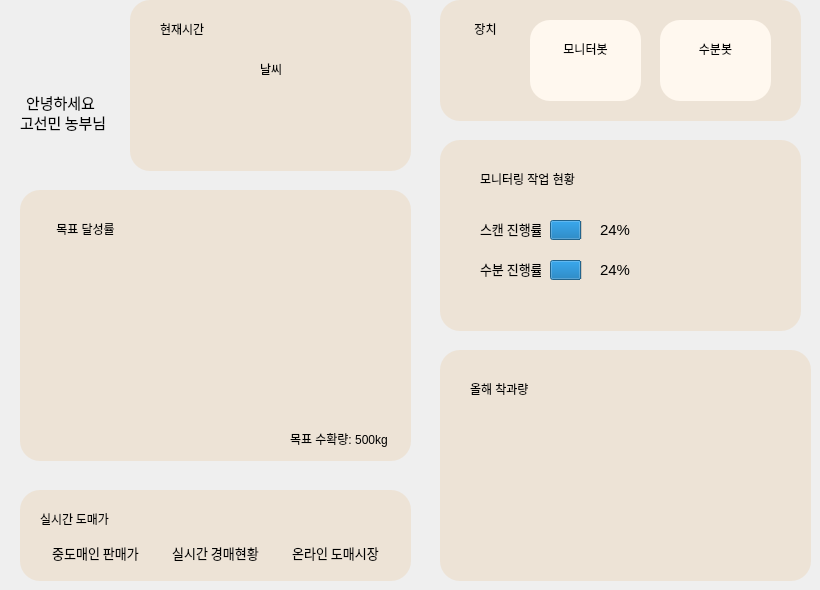
         <widget class="QWidget" name="mainboard_page">
          <widget class="QGroupBox" name="weather_groupbox">
           <property name="geometry">
            <rect>
             <x>130</x>
             <y>0</y>
             <width>281</width>
             <height>171</height>
            </rect>
           </property>
           <property name="styleSheet">
            <string notr="true">background-color: rgb(253, 241, 226);
background-color: rgb(237, 227, 214);


border-top-left-radius:20px;
border-top-right-radius:20px;
border-bottom-left-radius:20px;
border-bottom-right-radius:20px;</string>
           </property>
           <property name="title">
            <string/>
           </property>
           <widget class="QWidget" name="icon_widget" native="true">
            <property name="geometry">
             <rect>
              <x>20</x>
              <y>40</y>
              <width>101</width>
              <height>101</height>
             </rect>
            </property>
            <widget class="QLabel" name="weather_icon">
             <property name="geometry">
              <rect>
               <x>10</x>
               <y>10</y>
               <width>67</width>
               <height>61</height>
              </rect>
             </property>
             <property name="text">
              <string/>
             </property>
            </widget>
           </widget>
           <widget class="QWidget" name="text_widget" native="true">
            <property name="geometry">
             <rect>
              <x>120</x>
              <y>40</y>
              <width>141</width>
              <height>111</height>
             </rect>
            </property>
            <widget class="QLabel" name="weather_label">
             <property name="geometry">
              <rect>
               <x>10</x>
               <y>20</y>
               <width>141</width>
               <height>17</height>
              </rect>
             </property>
             <property name="styleSheet">
              <string notr="true">font: 11pt &quot;NanumSquareRound ExtraBold&quot;;
</string>
             </property>
             <property name="text">
              <string>날씨</string>
             </property>
            </widget>
           </widget>
           <widget class="QLabel" name="datetime">
            <property name="geometry">
             <rect>
              <x>30</x>
              <y>20</y>
              <width>231</width>
              <height>17</height>
             </rect>
            </property>
            <property name="styleSheet">
             <string notr="true">font: 11pt &quot;NanumSquareRound ExtraBold&quot;;
</string>
            </property>
            <property name="text">
             <string>현재시간</string>
            </property>
           </widget>
          </widget>
          <widget class="QGroupBox" name="control_groupbox">
           <property name="geometry">
            <rect>
             <x>440</x>
             <y>0</y>
             <width>361</width>
             <height>121</height>
            </rect>
           </property>
           <property name="layoutDirection">
            <enum>Qt::LeftToRight</enum>
           </property>
           <property name="styleSheet">
            <string notr="true">background-color: rgb(253, 241, 226);
background-color: rgb(237, 227, 214);

border-top-left-radius:20px;
border-top-right-radius:20px;
border-bottom-left-radius:20px;
border-bottom-right-radius:20px;</string>
           </property>
           <property name="title">
            <string/>
           </property>
           <widget class="QLabel" name="control_label_4">
            <property name="geometry">
             <rect>
              <x>20</x>
              <y>20</y>
              <width>51</width>
              <height>17</height>
             </rect>
            </property>
            <property name="font">
             <font>
              <family>NanumSquareRound</family>
             </font>
            </property>
            <property name="layoutDirection">
             <enum>Qt::LeftToRight</enum>
            </property>
            <property name="text">
             <string>장치</string>
            </property>
            <property name="alignment">
             <set>Qt::AlignCenter</set>
            </property>
           </widget>
           <widget class="QGroupBox" name="control_groupbox_2">
            <property name="geometry">
             <rect>
              <x>90</x>
              <y>20</y>
              <width>111</width>
              <height>81</height>
             </rect>
            </property>
            <property name="layoutDirection">
             <enum>Qt::LeftToRight</enum>
            </property>
            <property name="styleSheet">
             <string notr="true">background-color: rgb(255, 248, 239);

border-top-left-radius:20px;
border-top-right-radius:20px;
border-bottom-left-radius:20px;
border-bottom-right-radius:20px;</string>
            </property>
            <property name="title">
             <string/>
            </property>
            <widget class="QLabel" name="monibot_toggle">
             <property name="geometry">
              <rect>
               <x>20</x>
               <y>50</y>
               <width>67</width>
               <height>17</height>
              </rect>
             </property>
             <property name="text">
              <string/>
             </property>
            </widget>
            <widget class="QLabel" name="control_label">
             <property name="geometry">
              <rect>
               <x>10</x>
               <y>20</y>
               <width>91</width>
               <height>17</height>
              </rect>
             </property>
             <property name="font">
              <font>
               <family>NanumSquareRound</family>
              </font>
             </property>
             <property name="layoutDirection">
              <enum>Qt::LeftToRight</enum>
             </property>
             <property name="text">
              <string>모니터봇</string>
             </property>
             <property name="alignment">
              <set>Qt::AlignCenter</set>
             </property>
            </widget>
           </widget>
           <widget class="QGroupBox" name="control_groupbox_3">
            <property name="geometry">
             <rect>
              <x>220</x>
              <y>20</y>
              <width>111</width>
              <height>81</height>
             </rect>
            </property>
            <property name="layoutDirection">
             <enum>Qt::LeftToRight</enum>
            </property>
            <property name="styleSheet">
             <string notr="true">background-color: rgb(255, 248, 239);

border-top-left-radius:20px;
border-top-right-radius:20px;
border-bottom-left-radius:20px;
border-bottom-right-radius:20px;</string>
            </property>
            <property name="title">
             <string/>
            </property>
            <widget class="QLabel" name="pollibot_toggle">
             <property name="geometry">
              <rect>
               <x>20</x>
               <y>50</y>
               <width>67</width>
               <height>17</height>
              </rect>
             </property>
             <property name="text">
              <string/>
             </property>
            </widget>
            <widget class="QLabel" name="control_label_3">
             <property name="geometry">
              <rect>
               <x>30</x>
               <y>20</y>
               <width>51</width>
               <height>17</height>
              </rect>
             </property>
             <property name="font">
              <font>
               <family>NanumSquareRound</family>
              </font>
             </property>
             <property name="layoutDirection">
              <enum>Qt::LeftToRight</enum>
             </property>
             <property name="text">
              <string>수분봇</string>
             </property>
             <property name="alignment">
              <set>Qt::AlignCenter</set>
             </property>
            </widget>
           </widget>
          </widget>
          <widget class="QGroupBox" name="prediction_groupbox">
           <property name="geometry">
            <rect>
             <x>20</x>
             <y>190</y>
             <width>391</width>
             <height>271</height>
            </rect>
           </property>
           <property name="styleSheet">
            <string notr="true">background-color: rgb(253, 241, 226);
background-color: rgb(237, 227, 214);


border-top-left-radius:20px;
border-top-right-radius:20px;
border-bottom-left-radius:20px;
border-bottom-right-radius:20px;</string>
           </property>
           <property name="title">
            <string/>
           </property>
           <widget class="QLabel" name="monitoring_label_5">
            <property name="geometry">
             <rect>
              <x>270</x>
              <y>240</y>
              <width>111</width>
              <height>17</height>
             </rect>
            </property>
            <property name="styleSheet">
             <string notr="true">font: 9pt &quot;NanumSquareRound ExtraBold&quot;;
</string>
            </property>
            <property name="text">
             <string>목표 수확량: 500kg</string>
            </property>
           </widget>
           <widget class="QGroupBox" name="piechart_groupbox">
            <property name="geometry">
             <rect>
              <x>10</x>
              <y>50</y>
              <width>371</width>
              <height>181</height>
             </rect>
            </property>
            <property name="styleSheet">
             <string notr="true">background-color: rgb(253, 241, 226);
background-color: rgb(237, 227, 214);


border-top-left-radius:20px;
border-top-right-radius:20px;
border-bottom-left-radius:20px;
border-bottom-right-radius:20px;</string>
            </property>
            <property name="title">
             <string/>
            </property>
           </widget>
           <widget class="QLabel" name="pie_label">
            <property name="geometry">
             <rect>
              <x>20</x>
              <y>30</y>
              <width>91</width>
              <height>17</height>
             </rect>
            </property>
            <property name="styleSheet">
             <string notr="true">font: 11pt &quot;NanumSquareRound ExtraBold&quot;;
</string>
            </property>
            <property name="text">
             <string>목표 달성률</string>
            </property>
            <property name="alignment">
             <set>Qt::AlignCenter</set>
            </property>
           </widget>
          </widget>
          <widget class="QGroupBox" name="fruitset_groupbox">
           <property name="geometry">
            <rect>
             <x>440</x>
             <y>350</y>
             <width>371</width>
             <height>231</height>
            </rect>
           </property>
           <property name="styleSheet">
            <string notr="true">background-color: rgb(253, 241, 226);
background-color: rgb(237, 227, 214);


border-top-left-radius:20px;
border-top-right-radius:20px;
border-bottom-left-radius:20px;
border-bottom-right-radius:20px;</string>
           </property>
           <property name="title">
            <string/>
           </property>
           <widget class="QLabel" name="monitoring_label_3">
            <property name="geometry">
             <rect>
              <x>30</x>
              <y>30</y>
              <width>141</width>
              <height>17</height>
             </rect>
            </property>
            <property name="styleSheet">
             <string notr="true">font: 11pt &quot;NanumSquareRound ExtraBold&quot;;
</string>
            </property>
            <property name="text">
             <string>올해 착과량</string>
            </property>
           </widget>
           <widget class="QGroupBox" name="linechart_area">
            <property name="geometry">
             <rect>
              <x>10</x>
              <y>50</y>
              <width>351</width>
              <height>171</height>
             </rect>
            </property>
            <property name="title">
             <string/>
            </property>
           </widget>
          </widget>
          <widget class="QGroupBox" name="monitor_groupbox">
           <property name="geometry">
            <rect>
             <x>440</x>
             <y>140</y>
             <width>361</width>
             <height>191</height>
            </rect>
           </property>
           <property name="styleSheet">
            <string notr="true">background-color: rgb(253, 241, 226);
background-color: rgb(237, 227, 214);


border-top-left-radius:20px;
border-top-right-radius:20px;
border-bottom-left-radius:20px;
border-bottom-right-radius:20px;</string>
           </property>
           <property name="title">
            <string/>
           </property>
           <widget class="QLabel" name="monitoring_label_7">
            <property name="geometry">
             <rect>
              <x>40</x>
              <y>30</y>
              <width>141</width>
              <height>17</height>
             </rect>
            </property>
            <property name="styleSheet">
             <string notr="true">font: 11pt &quot;NanumSquareRound ExtraBold&quot;;
</string>
            </property>
            <property name="text">
             <string>모니터링 작업 현황</string>
            </property>
           </widget>
           <widget class="QGroupBox" name="progress">
            <property name="geometry">
             <rect>
              <x>30</x>
              <y>70</y>
              <width>221</width>
              <height>41</height>
             </rect>
            </property>
            <property name="styleSheet">
             <string notr="true">background-color: rgb(255, 248, 239);
background-color: rgb(237, 227, 214);

border-radius: 10px;</string>
            </property>
            <property name="title">
             <string/>
            </property>
            <widget class="QProgressBar" name="scanprogressBar">
             <property name="geometry">
              <rect>
               <x>80</x>
               <y>10</y>
               <width>131</width>
               <height>20</height>
              </rect>
             </property>
             <property name="font">
              <font>
               <family>Ubuntu</family>
               <pointsize>11</pointsize>
               <weight>50</weight>
               <italic>false</italic>
               <bold>false</bold>
              </font>
             </property>
             <property name="autoFillBackground">
              <bool>false</bool>
             </property>
             <property name="styleSheet">
              <string notr="true">font: 11pt &quot;Ubuntu&quot;;
</string>
             </property>
             <property name="value">
              <number>24</number>
             </property>
             <property name="alignment">
              <set>Qt::AlignCenter</set>
             </property>
             <property name="textVisible">
              <bool>true</bool>
             </property>
             <property name="invertedAppearance">
              <bool>false</bool>
             </property>
             <property name="textDirection">
              <enum>QProgressBar::TopToBottom</enum>
             </property>
            </widget>
            <widget class="QLabel" name="scanratelabel">
             <property name="geometry">
              <rect>
               <x>10</x>
               <y>10</y>
               <width>61</width>
               <height>17</height>
              </rect>
             </property>
             <property name="font">
              <font>
               <family>NanumSquareRound</family>
               <pointsize>10</pointsize>
              </font>
             </property>
             <property name="text">
              <string>스캔 진행률</string>
             </property>
            </widget>
           </widget>
           <widget class="QGroupBox" name="progress_2">
            <property name="geometry">
             <rect>
              <x>30</x>
              <y>110</y>
              <width>221</width>
              <height>41</height>
             </rect>
            </property>
            <property name="styleSheet">
             <string notr="true">background-color: rgb(255, 248, 239);
background-color: rgb(237, 227, 214);

border-radius: 10px;</string>
            </property>
            <property name="title">
             <string/>
            </property>
            <widget class="QProgressBar" name="polliprogressbar">
             <property name="geometry">
              <rect>
               <x>80</x>
               <y>10</y>
               <width>131</width>
               <height>20</height>
              </rect>
             </property>
             <property name="font">
              <font>
               <family>Ubuntu</family>
               <pointsize>11</pointsize>
               <weight>50</weight>
               <italic>false</italic>
               <bold>false</bold>
              </font>
             </property>
             <property name="autoFillBackground">
              <bool>false</bool>
             </property>
             <property name="styleSheet">
              <string notr="true">font: 11pt &quot;Ubuntu&quot;;
</string>
             </property>
             <property name="value">
              <number>24</number>
             </property>
             <property name="alignment">
              <set>Qt::AlignCenter</set>
             </property>
             <property name="textVisible">
              <bool>true</bool>
             </property>
             <property name="invertedAppearance">
              <bool>false</bool>
             </property>
             <property name="textDirection">
              <enum>QProgressBar::TopToBottom</enum>
             </property>
            </widget>
            <widget class="QLabel" name="pollirate_label">
             <property name="geometry">
              <rect>
               <x>10</x>
               <y>10</y>
               <width>61</width>
               <height>17</height>
              </rect>
             </property>
             <property name="font">
              <font>
               <family>NanumSquareRound</family>
               <pointsize>10</pointsize>
              </font>
             </property>
             <property name="text">
              <string>수분 진행률</string>
             </property>
            </widget>
           </widget>
           <widget class="QPushButton" name="robotControl_btn">
            <property name="geometry">
             <rect>
              <x>260</x>
              <y>70</y>
              <width>61</width>
              <height>61</height>
             </rect>
            </property>
            <property name="styleSheet">
             <string notr="true">border-radius: 10px;
background-color: rgba(191, 64, 64, 0);</string>
            </property>
            <property name="text">
             <string/>
            </property>
            <property name="icon">
             <iconset resource="resources.qrc">
              <normaloff>:/icons/cli-map-brown.png</normaloff>:/icons/cli-map-brown.png</iconset>
            </property>
            <property name="iconSize">
             <size>
              <width>50</width>
              <height>50</height>
             </size>
            </property>
           </widget>
          </widget>
          <widget class="QGroupBox" name="salesprice_groupbox">
           <property name="geometry">
            <rect>
             <x>20</x>
             <y>490</y>
             <width>391</width>
             <height>91</height>
            </rect>
           </property>
           <property name="styleSheet">
            <string notr="true">background-color: rgb(237, 227, 214);
border-top-left-radius:20px;
border-top-right-radius:20px;
border-bottom-left-radius:20px;
border-bottom-right-radius:20px;</string>
           </property>
           <property name="title">
            <string/>
           </property>
           <widget class="QLabel" name="control_label_2">
            <property name="geometry">
             <rect>
              <x>20</x>
              <y>20</y>
              <width>121</width>
              <height>17</height>
             </rect>
            </property>
            <property name="font">
             <font>
              <family>NanumSquareRound</family>
             </font>
            </property>
            <property name="text">
             <string>실시간 도매가</string>
            </property>
           </widget>
           <widget class="QPushButton" name="auction_status_btn">
            <property name="geometry">
             <rect>
              <x>140</x>
              <y>50</y>
              <width>111</width>
              <height>25</height>
             </rect>
            </property>
            <property name="font">
             <font>
              <family>NanumSquareRound</family>
              <pointsize>10</pointsize>
              <weight>50</weight>
              <italic>false</italic>
              <bold>false</bold>
             </font>
            </property>
            <property name="styleSheet">
             <string notr="true">background-color: rgb(167, 153, 139);
color: rgb(255, 255, 255);
font: 10pt &quot;NanumSquareRound&quot;;

QPushButton::hover {
	background-color : rgb(148, 135, 123);
}</string>
            </property>
            <property name="text">
             <string>실시간 경매현황</string>
            </property>
           </widget>
           <widget class="QPushButton" name="wholesaler_price_btn">
            <property name="geometry">
             <rect>
              <x>20</x>
              <y>50</y>
              <width>111</width>
              <height>25</height>
             </rect>
            </property>
            <property name="font">
             <font>
              <family>NanumSquareRound</family>
              <pointsize>10</pointsize>
              <weight>50</weight>
              <italic>false</italic>
              <bold>false</bold>
             </font>
            </property>
            <property name="styleSheet">
             <string notr="true">background-color: rgb(167, 153, 139);
color: rgb(255, 255, 255);
font: 10pt &quot;NanumSquareRound&quot;;

QPushButton::hover {
	background-color : rgb(148, 135, 123);
}</string>
            </property>
            <property name="text">
             <string>중도매인 판매가</string>
            </property>
            <property name="checkable">
             <bool>false</bool>
            </property>
           </widget>
           <widget class="QPushButton" name="online_market_btn">
            <property name="geometry">
             <rect>
              <x>260</x>
              <y>50</y>
              <width>111</width>
              <height>25</height>
             </rect>
            </property>
            <property name="font">
             <font>
              <family>NanumSquareRound</family>
              <pointsize>10</pointsize>
              <weight>50</weight>
              <italic>false</italic>
              <bold>false</bold>
             </font>
            </property>
            <property name="styleSheet">
             <string notr="true">background-color: rgb(167, 153, 139);
color: rgb(255, 255, 255);
font: 10pt &quot;NanumSquareRound&quot;;

QPushButton::hover {
	background-color : rgb(148, 135, 123);
}</string>
            </property>
            <property name="text">
             <string>온라인 도매시장</string>
            </property>
           </widget>
          </widget>
          <widget class="QGroupBox" name="groupBox_4">
           <property name="geometry">
            <rect>
             <x>10</x>
             <y>0</y>
             <width>111</width>
             <height>161</height>
            </rect>
           </property>
           <property name="styleSheet">
            <string notr="true">border: none;</string>
           </property>
           <property name="title">
            <string/>
           </property>
           <widget class="QLabel" name="label">
            <property name="geometry">
             <rect>
              <x>10</x>
              <y>90</y>
              <width>81</width>
              <height>25</height>
             </rect>
            </property>
            <property name="font">
             <font>
              <family>NanumSquareRound</family>
              <pointsize>11</pointsize>
              <weight>50</weight>
              <italic>false</italic>
              <bold>false</bold>
             </font>
            </property>
            <property name="styleSheet">
             <string notr="true"/>
            </property>
            <property name="text">
             <string>안녕하세요</string>
            </property>
            <property name="alignment">
             <set>Qt::AlignCenter</set>
            </property>
           </widget>
           <widget class="QLabel" name="label_2">
            <property name="geometry">
             <rect>
              <x>10</x>
              <y>110</y>
              <width>91</width>
              <height>25</height>
             </rect>
            </property>
            <property name="font">
             <font>
              <family>NanumSquareRound</family>
              <pointsize>11</pointsize>
              <weight>50</weight>
              <italic>false</italic>
              <bold>false</bold>
             </font>
            </property>
            <property name="styleSheet">
             <string notr="true"/>
            </property>
            <property name="text">
             <string>고선민 농부님</string>
            </property>
           </widget>
           <widget class="QPushButton" name="pushButton">
            <property name="geometry">
             <rect>
              <x>20</x>
              <y>20</y>
              <width>71</width>
              <height>61</height>
             </rect>
            </property>
            <property name="styleSheet">
             <string notr="true">border: none;</string>
            </property>
            <property name="text">
             <string/>
            </property>
            <property name="icon">
             <iconset resource="resources.qrc">
              <normaloff>:/icons/user-profile.png</normaloff>:/icons/user-profile.png</iconset>
            </property>
            <property name="iconSize">
             <size>
              <width>60</width>
              <height>60</height>
             </size>
            </property>
           </widget>
          </widget>
         </widget>
